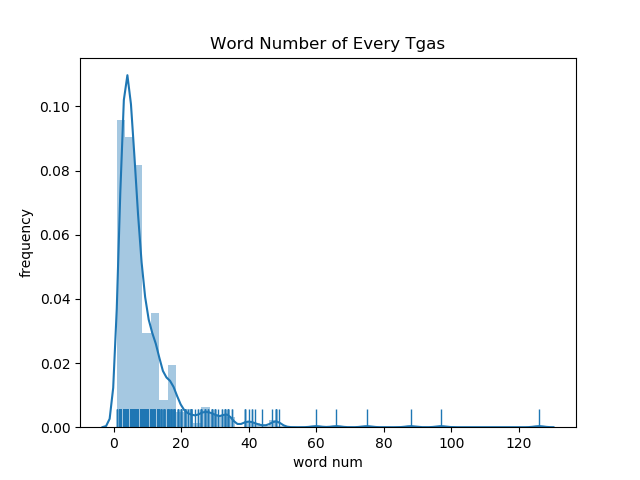

Recreate this plot in Python.
import pandas as pd
import matplotlib.pyplot as plt
import seaborn as sns
from collections import Counter

data = pd.read_csv('./data/pku_domestic_tags.csv')
tags = data['Content']
tags = [len(word.split(' ')[:-1]) for word in tags]
counter = Counter(tags)
sorted_counter = sorted(counter.items(), key=lambda x:x[1], reverse=True)
print(sorted_counter[:5])

plt.title('Word Number of Every Tgas')
plt.xlabel('word num')
plt.ylabel('frequency')
sns.distplot(tags, bins=50, hist=True, rug=True)
plt.savefig('determin_k.png')
plt.show()

